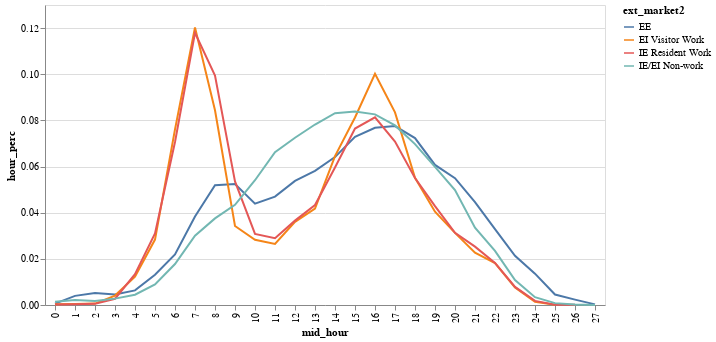

The code cell stored with this chart in its notebook:
### Code cell
# hourly departures by market 2
# trying to find PM IE/EI work trips
replica_departures = replica_trips.groupby(['start_hour','ext_market2']).size().reset_index(name='count')
replica_departures['hour_perc'] = replica_departures['count'] / replica_departures.groupby(['ext_market2'])['count'].transform('sum')

ext_chart = alt.Chart(replica_departures).mark_line(point=False, color='#006FA1').encode(
    x='start_hour:O',
    y='hour_perc:Q',
    color='ext_market2:N',
    tooltip=['start_hour', 'hour_perc']
)

ext_chart

### Figure 1 — Vega-Lite specification as saved in the notebook (floating-point values rounded to 4 significant figures)
{"config": {"view": {"continuousWidth": 300, "continuousHeight": 300}}, "data": {"name": "data-40b4b9ab882e63d59273bd8c9530f14b"}, "mark": {"type": "line", "color": "#006FA1", "point": false}, "encoding": {"color": {"field": "ext_market2", "type": "nominal"}, "tooltip": [{"field": "mid_hour", "type": "quantitative"}, {"field": "hour_perc", "type": "quantitative"}], "x": {"field": "mid_hour", "type": "ordinal"}, "y": {"field": "hour_perc", "type": "quantitative"}}, "$schema": "https://vega.github.io/schema/vega-lite/v5.20.1.json", "datasets": {"data-40b4b9ab882e63d59273bd8c9530f14b": [{"mid_hour": 0.0, "ext_market2": "EE", "count": 24, "hour_perc": 0.0005937}, {"mid_hour": 0.0, "ext_market2": "EI Visitor Work", "count": 5, "hour_perc": 0.0003466}, {"mid_hour": 0.0, "ext_market2": "IE Resident Work", "count": 3, "hour_perc": 0.0001849}, {"mid_hour": 0.0, "ext_market2": "IE/EI Non-work", "count": 74, "hour_perc": 0.001427}, {"mid_hour": 1.0, "ext_market2": "EE", "count": 160, "hour_perc": 0.003958}, {"mid_hour": 1.0, "ext_market2": "EI Visitor Work", "count": 7, "hour_perc": 0.0004853}, {"mid_hour": 1.0, "ext_market2": "IE Resident Work", "count": 6, "hour_perc": 0.0003699}, {"mid_hour": 1.0, "ext_market2": "IE/EI Non-work", "count": 114, "hour_perc": 0.002199}, {"mid_hour": 2.0, "ext_market2": "EE", "count": 210, "hour_perc": 0.005195}, {"mid_hour": 2.0, "ext_market2": "EI Visitor Work", "count": 9, "hour_perc": 0.000624}, {"mid_hour": 2.0, "ext_market2": "IE Resident Work", "count": 8, "hour_perc": 0.0004932}, {"mid_hour": 2.0, "ext_market2": "IE/EI Non-work", "count": 89, "hour_perc": 0.001717}, {"mid_hour": 3.0, "ext_market2": "EE", "count": 186, "hour_perc": 0.004601}, {"mid_hour": 3.0, "ext_market2": "EI Visitor Work", "count": 59, "hour_perc": 0.00409}, {"mid_hour": 3.0, "ext_market2": "IE Resident Work", "count": 44, "hour_perc": 0.002713}, {"mid_hour": 3.0, "ext_market2": "IE/EI Non-work", "count": 143, "hour_perc": 0.002759}, {"mid_hour": 4.0, "ext_market2": "EE", "count": 256, "hour_perc": 0.006332}, {"mid_hour": 4.0, "ext_market2": "EI Visitor Work", "count": 177, "hour_perc": 0.01227}, {"mid_hour": 4.0, "ext_market2": "IE Resident Work", "count": 217, "hour_perc": 0.01338}, {"mid_hour": 4.0, "ext_market2": "IE/EI Non-work", "count": 230, "hour_perc": 0.004437}, {"mid_hour": 5.0, "ext_market2": "EE", "count": 530, "hour_perc": 0.01311}, {"mid_hour": 5.0, "ext_market2": "EI Visitor Work", "count": 409, "hour_perc": 0.02836}, {"mid_hour": 5.0, "ext_market2": "IE Resident Work", "count": 503, "hour_perc": 0.03101}, {"mid_hour": 5.0, "ext_market2": "IE/EI Non-work", "count": 461, "hour_perc": 0.008893}, {"mid_hour": 6.0, "ext_market2": "EE", "count": 887, "hour_perc": 0.02194}, {"mid_hour": 6.0, "ext_market2": "EI Visitor Work", "count": 1098, "hour_perc": 0.07612}, {"mid_hour": 6.0, "ext_market2": "IE Resident Work", "count": 1146, "hour_perc": 0.07065}, {"mid_hour": 6.0, "ext_market2": "IE/EI Non-work", "count": 920, "hour_perc": 0.01775}, {"mid_hour": 7.0, "ext_market2": "EE", "count": 1549, "hour_perc": 0.03832}, {"mid_hour": 7.0, "ext_market2": "EI Visitor Work", "count": 1735, "hour_perc": 0.1203}, {"mid_hour": 7.0, "ext_market2": "IE Resident Work", "count": 1913, "hour_perc": 0.1179}, {"mid_hour": 7.0, "ext_market2": "IE/EI Non-work", "count": 1555, "hour_perc": 0.03}, {"mid_hour": 8.0, "ext_market2": "EE", "count": 2097, "hour_perc": 0.05187}, {"mid_hour": 8.0, "ext_market2": "EI Visitor Work", "count": 1217, "hour_perc": 0.08437}, {"mid_hour": 8.0, "ext_market2": "IE Resident Work", "count": 1612, "hour_perc": 0.09938}, {"mid_hour": 8.0, "ext_market2": "IE/EI Non-work", "count": 1945, "hour_perc": 0.03752}, {"mid_hour": 9.0, "ext_market2": "EE", "count": 2120, "hour_perc": 0.05244}, {"mid_hour": 9.0, "ext_market2": "EI Visitor Work", "count": 494, "hour_perc": 0.03425}, {"mid_hour": 9.0, "ext_market2": "IE Resident Work", "count": 869, "hour_perc": 0.05357}, {"mid_hour": 9.0, "ext_market2": "IE/EI Non-work", "count": 2250, "hour_perc": 0.0434}, {"mid_hour": 10.0, "ext_market2": "EE", "count": 1776, "hour_perc": 0.04393}, {"mid_hour": 10.0, "ext_market2": "EI Visitor Work", "count": 408, "hour_perc": 0.02829}, {"mid_hour": 10.0, "ext_market2": "IE Resident Work", "count": 500, "hour_perc": 0.03082}, {"mid_hour": 10.0, "ext_market2": "IE/EI Non-work", "count": 2803, "hour_perc": 0.05407}, {"mid_hour": 11.0, "ext_market2": "EE", "count": 1899, "hour_perc": 0.04697}, {"mid_hour": 11.0, "ext_market2": "EI Visitor Work", "count": 382, "hour_perc": 0.02648}, {"mid_hour": 11.0, "ext_market2": "IE Resident Work", "count": 470, "hour_perc": 0.02897}, {"mid_hour": 11.0, "ext_market2": "IE/EI Non-work", "count": 3434, "hour_perc": 0.06624}, {"mid_hour": 12.0, "ext_market2": "EE", "count": 2173, "hour_perc": 0.05375}, {"mid_hour": 12.0, "ext_market2": "EI Visitor Work", "count": 520, "hour_perc": 0.03605}, {"mid_hour": 12.0, "ext_market2": "IE Resident Work", "count": 593, "hour_perc": 0.03656}, {"mid_hour": 12.0, "ext_market2": "IE/EI Non-work", "count": 3758, "hour_perc": 0.07249}, {"mid_hour": 13.0, "ext_market2": "EE", "count": 2351, "hour_perc": 0.05815}, {"mid_hour": 13.0, "ext_market2": "EI Visitor Work", "count": 603, "hour_perc": 0.04181}, {"mid_hour": 13.0, "ext_market2": "IE Resident Work", "count": 703, "hour_perc": 0.04334}, {"mid_hour": 13.0, "ext_market2": "IE/EI Non-work", "count": 4054, "hour_perc": 0.0782}, {"mid_hour": 14.0, "ext_market2": "EE", "count": 2591, "hour_perc": 0.06409}, {"mid_hour": 14.0, "ext_market2": "EI Visitor Work", "count": 931, "hour_perc": 0.06455}, {"mid_hour": 14.0, "ext_market2": "IE Resident Work", "count": 966, "hour_perc": 0.05955}, {"mid_hour": 14.0, "ext_market2": "IE/EI Non-work", "count": 4309, "hour_perc": 0.08312}, {"mid_hour": 15.0, "ext_market2": "EE", "count": 2946, "hour_perc": 0.07287}, {"mid_hour": 15.0, "ext_market2": "EI Visitor Work", "count": 1172, "hour_perc": 0.08125}, {"mid_hour": 15.0, "ext_market2": "IE Resident Work", "count": 1240, "hour_perc": 0.07644}, {"mid_hour": 15.0, "ext_market2": "IE/EI Non-work", "count": 4344, "hour_perc": 0.0838}, {"mid_hour": 16.0, "ext_market2": "EE", "count": 3104, "hour_perc": 0.07678}, {"mid_hour": 16.0, "ext_market2": "EI Visitor Work", "count": 1445, "hour_perc": 0.1002}, {"mid_hour": 16.0, "ext_market2": "IE Resident Work", "count": 1319, "hour_perc": 0.08131}, {"mid_hour": 16.0, "ext_market2": "IE/EI Non-work", "count": 4282, "hour_perc": 0.0826}, {"mid_hour": 17.0, "ext_market2": "EE", "count": 3135, "hour_perc": 0.07755}, {"mid_hour": 17.0, "ext_market2": "EI Visitor Work", "count": 1204, "hour_perc": 0.08347}, {"mid_hour": 17.0, "ext_market2": "IE Resident Work", "count": 1149, "hour_perc": 0.07083}, {"mid_hour": 17.0, "ext_market2": "IE/EI Non-work", "count": 4034, "hour_perc": 0.07782}, {"mid_hour": 18.0, "ext_market2": "EE", "count": 2925, "hour_perc": 0.07235}, {"mid_hour": 18.0, "ext_market2": "EI Visitor Work", "count": 795, "hour_perc": 0.05512}, {"mid_hour": 18.0, "ext_market2": "IE Resident Work", "count": 893, "hour_perc": 0.05505}, {"mid_hour": 18.0, "ext_market2": "IE/EI Non-work", "count": 3615, "hour_perc": 0.06974}, {"mid_hour": 19.0, "ext_market2": "EE", "count": 2454, "hour_perc": 0.0607}, {"mid_hour": 19.0, "ext_market2": "EI Visitor Work", "count": 583, "hour_perc": 0.04042}, {"mid_hour": 19.0, "ext_market2": "IE Resident Work", "count": 695, "hour_perc": 0.04285}, {"mid_hour": 19.0, "ext_market2": "IE/EI Non-work", "count": 3103, "hour_perc": 0.05986}, {"mid_hour": 20.0, "ext_market2": "EE", "count": 2222, "hour_perc": 0.05496}, {"mid_hour": 20.0, "ext_market2": "EI Visitor Work", "count": 451, "hour_perc": 0.03127}, {"mid_hour": 20.0, "ext_market2": "IE Resident Work", "count": 507, "hour_perc": 0.03126}, {"mid_hour": 20.0, "ext_market2": "IE/EI Non-work", "count": 2581, "hour_perc": 0.04979}, {"mid_hour": 21.0, "ext_market2": "EE", "count": 1803, "hour_perc": 0.0446}, {"mid_hour": 21.0, "ext_market2": "EI Visitor Work", "count": 327, "hour_perc": 0.02267}, {"mid_hour": 21.0, "ext_market2": "IE Resident Work", "count": 410, "hour_perc": 0.02528}, {"mid_hour": 21.0, "ext_market2": "IE/EI Non-work", "count": 1738, "hour_perc": 0.03353}, {"mid_hour": 22.0, "ext_market2": "EE", "count": 1329, "hour_perc": 0.03287}, {"mid_hour": 22.0, "ext_market2": "EI Visitor Work", "count": 262, "hour_perc": 0.01816}, {"mid_hour": 22.0, "ext_market2": "IE Resident Work", "count": 296, "hour_perc": 0.01825}, {"mid_hour": 22.0, "ext_market2": "IE/EI Non-work", "count": 1215, "hour_perc": 0.02344}, {"mid_hour": 23.0, "ext_market2": "EE", "count": 863, "hour_perc": 0.02135}, {"mid_hour": 23.0, "ext_market2": "EI Visitor Work", "count": 110, "hour_perc": 0.007626}, {"mid_hour": 23.0, "ext_market2": "IE Resident Work", "count": 127, "hour_perc": 0.007829}, {"mid_hour": 23.0, "ext_market2": "IE/EI Non-work", "count": 560, "hour_perc": 0.0108}, {"mid_hour": 24.0, "ext_market2": "EE", "count": 549, "hour_perc": 0.01358}, {"mid_hour": 24.0, "ext_market2": "EI Visitor Work", "count": 20, "hour_perc": 0.001387}, {"mid_hour": 24.0, "ext_market2": "IE Resident Work", "count": 29, "hour_perc": 0.001788}, {"mid_hour": 24.0, "ext_market2": "IE/EI Non-work", "count": 175, "hour_perc": 0.003376}, {"mid_hour": 25.0, "ext_market2": "EE", "count": 183, "hour_perc": 0.004527}, {"mid_hour": 25.0, "ext_market2": "EI Visitor Work", "count": 1, "hour_perc": 6.933e-05}, {"mid_hour": 25.0, "ext_market2": "IE Resident Work", "count": 2, "hour_perc": 0.0001233}, {"mid_hour": 25.0, "ext_market2": "IE/EI Non-work", "count": 42, "hour_perc": 0.0008102}, {"mid_hour": 26.0, "ext_market2": "EE", "count": 94, "hour_perc": 0.002325}, {"mid_hour": 26.0, "ext_market2": "IE Resident Work", "count": 1, "hour_perc": 6.165e-05}, {"mid_hour": 26.0, "ext_market2": "IE/EI Non-work", "count": 10, "hour_perc": 0.0001929}, {"mid_hour": 27.0, "ext_market2": "EE", "count": 11, "hour_perc": 0.0002721}, {"mid_hour": 27.0, "ext_market2": "IE/EI Non-work", "count": 1, "hour_perc": 1.929e-05}]}}
